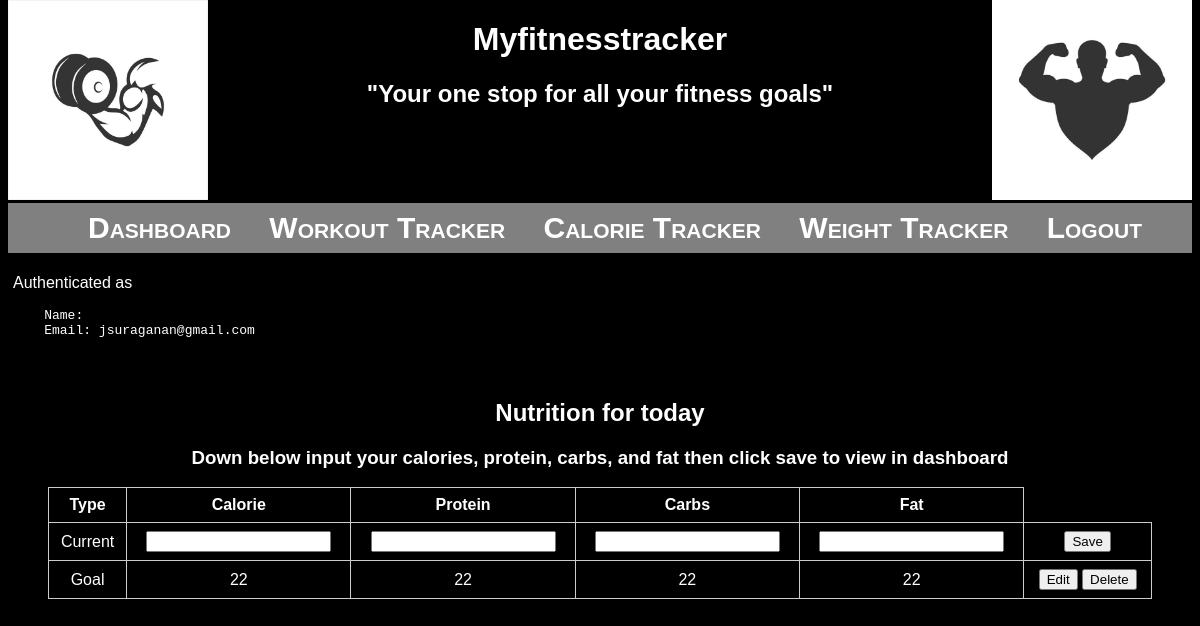
/calories/ (signed in), run on the app's committed database.
### myfitness/models.py (models this page shows)
class Calorie(models.Model):
    class Meta:
        unique_together = (('user_name', 'type'),)
    user_name = models.CharField(max_length=50)
    type = models.CharField(max_length=10)
    calorie = models.IntegerField(max_length=3)
    protein = models.IntegerField(max_length=3)
    carbs = models.IntegerField(max_length=3)
    fats = models.IntegerField(max_length=3)

### myfitness/views.py (the view)
# urls.py: path("calories/", views.calories, name="calories"),
def calories(request):
    context = {}
    form = CalorieForm()
    user = request.user.username
    calorie_goal = Calorie.objects.filter(user_name=user, type='Goal')
    calorie_current = Calorie.objects.filter(user_name=user, type='Current')
    context ['form'] = form
    context ['calorie_goal'] = calorie_goal
    context ['calorie_current'] = calorie_current
    context ['cal_goal_rows'] = len(calorie_goal)
    context ['cal_current_rows'] = len(calorie_current)
    return render(request, "myfitness/calories.html", context)

### myfitness/forms.py
class CalorieForm(forms.ModelForm):
    class Meta:
        model = Calorie
        fields = ['type', 'calorie', 'protein', 'carbs', 'fats']

### myfitness/templates/myfitness/calories.html (shortened to what this page needs)
{% extends "myfitness/auth_layout.html" %}
{% block content %}
{% if user.is_authenticated %}
<p>Authenticated as
<pre>
    Name: {{ user.get_full_name }}
    Email: {{ user.email }}
</pre>
</p>
<div class="boxes.container">
    <div class="info-workout">
        <h2>Nutrition for today</h2>
        <h3>Down below input your calories, protein, carbs, and fat then click save to view in dashboard</h3>
        <div class="box">
        <form method="post" action="{% url 'calorieupdate' %}">
            <table>
                <thead>
                    <tr>
                        <th>Type</th>
                        <th>Calorie</th>
                        <th>Protein</th>
                        <th>Carbs</th>
                        <th>Fat</th>
                    </tr>
                 </thead>
                <tbody>
                    {% if not form.instance.id %}
                    {% if not cal_current_rows == 1 and cal_goal_rows == 1 %}
                    <tr>
                        {% for field in form %}
                        {% if field.name == "type" %}
                        <td>Current</td>
                        {% else %}
                        <td>{{ field }}</td>
                        {% endif %}
                        {% endfor %}
                        <td><button formnovalidate name="save_current">Save</button></td>
                    </tr>
                    {% endif %}
                    {% endif %}
                    {% for calorie in calorie_goal %}
                    <tr>
                        {% if form.instance.id == calorie.id %}
                            {% for field in form %}
                            {% if field.name == "type" %}
                            <td>Goal</td>
                            {% else %}
                            <td>{{ field }}</td>
                            {% endif %}
                            {% endfor %}
                            <td><button formnovalidate name="save_goal" value="{{ calorie.id }}">Save</button></td>
                        {% else %}
                            <td>{{ calorie.type }}</td>
                            <td>{{ calorie.calorie }}</td>
                            <td>{{ calorie.protein }}</td>
                            <td>{{ calorie.carbs }}</td>
                            <td>{{ calorie.fats }}</td>
                            <td>
                                <button formnovalidate name="edit" value="{{ calorie.id }}">Edit</button>
                                <button formnovalidate name="delete" value="{{ calorie.id }}">Delete</button>
                            </td>
                        {% endif %}
                    </tr>
                    {% endfor %}
                </tbody>
            </table>
        </form>
    </div>
</div>
{% else %}
<p>You are not logged in</p>
<p>You can <a href="{% url 'login' %}?next={{ request.path }}">Login</a> if you like.</p>
{% endif %}
{% endblock %}

### myfitness/static/myfitness/myfitness.css (style rules this page uses)
body { background-color: black; }
.info-workout { padding: 25px; margin: 10px; text-align: center; color: white; }
table { width: 100%; border-collapse: collapse; }
th, td { border: 1px solid #ccc; padding: 8px; text-align: center; }
.box { margin-top: 10px; }

### data on the page
Calorie: type "Goal", calorie "22", protein "22", carbs "22", fats "22", {{ calorie.id }} 35 (drawn)

### other printed values
{{ user.email }} "jsuraganan@gmail.com"
